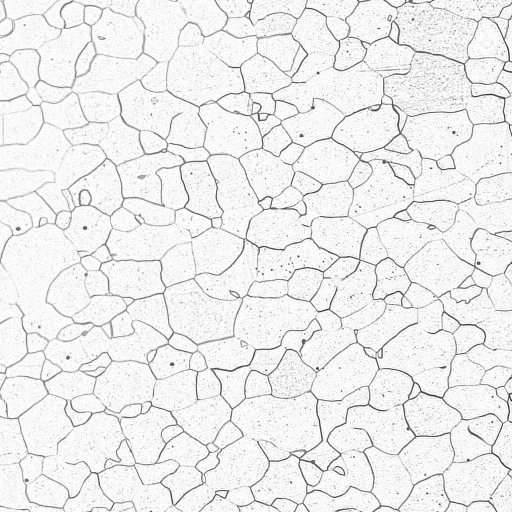
#> input picture dataset/test/image/4.png, 1024 x 1024 px (shown at 1/2 size)
$ jupyter execute --allow-errors matsam_segmentation_example.ipynb   (older library calls are emulated)
#> lines starting #> are read from the running program, lines starting #| are printed output that depends on the picture; after the words box and inside, x2 and y2 are one past the last pixel; in counts of white or black regions, pixels touching at a corner belong together
### utils/prompt_generator.py
import cv2
import numpy as np
from .metrics import PostPrecess


class PromptGenerator(object):
    def __init__(self, image, layers=0, scales=3, n_per_side_base=32, method_type=1):
        self.image = image
        self.layers = layers
        self.scales = scales
        self.n_per_side_base = n_per_side_base
        self.method_type = method_type  # 1 Canny pre segmentation, 2 OTSU pre segmentation
        self.points_layers = []  # prompt points layer

    def generate_prompt_points(self):
        center_res = []
        np_center_res = []

        # generate region-aware prompt points using traditional segmentation methods
        if self.method_type == 1:
            dst = cv2.Canny(self.image, 80, 130)
            canny_img = PostPrecess.remove_small_objects(dst, min_size=15)
            canny_img = PostPrecess.dilation(np.uint8(canny_img > 0) * 255, square=5)
            contours, hierarchy = cv2.findContours(canny_img, cv2.RETR_TREE, cv2.CHAIN_APPROX_TC89_KCOS)
        elif self.method_type == 2:
            image_gray = cv2.cvtColor(self.image, cv2.COLOR_BGR2GRAY)
            blurred = cv2.GaussianBlur(image_gray, (5, 5), 0)
            _, otsu_image = cv2.threshold(blurred, 50, 225, cv2.THRESH_BINARY + cv2.THRESH_OTSU)
            contours, hierarchy = cv2.findContours(otsu_image, cv2.RETR_TREE, cv2.CHAIN_APPROX_TC89_KCOS)

        # find contour extraction centroid points based on threshold segmentation
        for n, item1 in enumerate(contours):
            M = cv2.moments(item1)
            if M["m00"] != 0:
                cX = M["m10"] / M["m00"] / self.image.shape[0]
                cY = M["m01"] / M["m00"] / self.image.shape[1]
                np_center_res.append([cX, cY])
        center_res.append(np.array(np_center_res))

        # automatically adjust the number of grid points based on regional perception point density
        # use only on images with overly dense prompts, to improve model computational efficiency and reduce redundant operations
        # self.n_per_side_base -= int(self.image.shape[0] * self.image.shape[1] / len(center_res[0]))

        # add grid points
        for i in range(self.layers + 1):
            n_per_side = int(self.n_per_side_base / (self.scales ** i))
            offset = 1 / (2 * n_per_side)
            points_one_side = np.linspace(offset, 1 - offset, n_per_side)
            points_x = np.tile(points_one_side[None, :], (n_per_side, 1))
            points_y = np.tile(points_one_side[:, None], (1, n_per_side))
            points = np.stack([points_x, points_y], axis=-1).reshape(-1, 2)
            if len(center_res[0]) > 0:  # prevent missing centroid points
                points = np.concatenate((points, np.array(np_center_res)), 0)
            self.points_layers.append(points)

        return self.points_layers

### utils/metrics.py
import scipy.sparse as sparse
import numpy as np
import matplotlib.pyplot as plt
import cv2
import os
from skimage import morphology, measure
from skimage.measure import label
from PIL import Image
import time
from natsort import ns, natsorted
import csv
import math
import gala.evaluate as ev
from typing import Tuple


# 后处理方法
class PostPrecess(object):
    """
        Image post-processing, including:
        1. Rescale to reshape dimensions
        2. Remove_small objects removing small connected domains
        3. Skeletonize
        4. Dilation expansion
        5. Erosion corrosion
    """

    def __init__(self, dir_path):
        self.dir_path = dir_path

    # [25 lines left out: functions rescale, resize, not called in this run]

    @staticmethod
    def remove_small_objects(image: np.ndarray, min_size=50, connectivity=2) -> np.ndarray:
        """ remove small objects """
        return morphology.remove_small_objects(label(image), min_size=min_size, connectivity=connectivity)

    # [4 lines left out: function skeletonize, not called in this run]

    @staticmethod
    def dilation(image: np.ndarray, square=3) -> np.ndarray:
        """ dilation """
        return morphology.dilation(image, morphology.square(square))

    # [61 lines left out: functions erosion, remove_small_holes, threshold, contingency_table, rand_values, adj_rand_index and 1 more, not called in this run]


class Metric(object):
    def __init__(self):
        pass

    # [88 lines left out: functions get_iou, get_dice, get_ari, get_vi, get_F1, get_recall, not called in this run]

### notebooks/matsam_segmentation_example.ipynb
[cell 1]
import cv2
import os
import csv
import time
import math
import torch
import numpy as np
import gala.evaluate as ev
import scipy.sparse as sparse
import matplotlib.pyplot as plt

from PIL import Image
from natsort import ns, natsorted
from skimage import morphology, measure
from skimage.measure import label

from utils.metrics import *
from utils.show_ann import show_anns

#> (the rest of this cell did not finish here and is left out)

[cell 2]
"""
    Load model
"""
sam_checkpoint = "../checkpoints/sam_vit_h_4b8939.pth"
model_type = "vit_h"  # use ViT-H pretrained model

device = "cuda"

#> (the rest of this cell did not finish here and is left out)

[cell 3]
"""
    Image path
"""
image_path = "../dataset/test/image/4.png"
label_path = "../dataset/test/label/4.png"

[cell 4]
"""
    Load image
"""
image = cv2.imread(image_path)
#> image is the input picture: shape (1024, 1024, 3); min 25, max 255, mean 237.9
label_image = cv2.imread(label_path, 0)
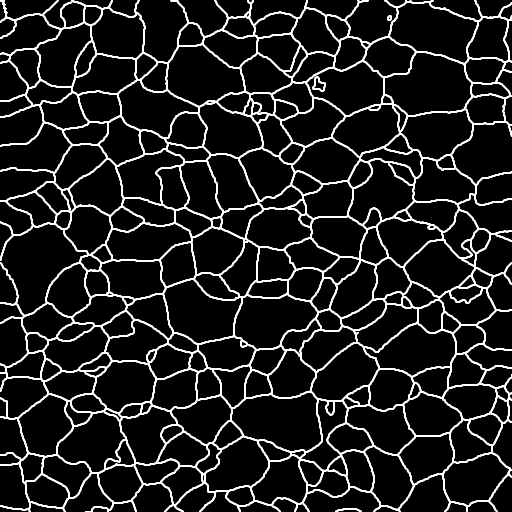
#> input picture dataset/test/label/4.png, 1024 x 1024 px (shown at 1/2 size)
#> label_image: shape (1024, 1024); 9.9% white; 4 white regions, box (x1, y1, x2, y2) and area: (0, 0, 1024, 1024) 103260, (624, 152, 651, 183) 289, (670, 1016, 724, 1024) 180, (774, 30, 783, 41) 77

[cell 5]
"""
    Origin image and label visualization
"""

fig, axes = plt.subplots(1, 2, figsize=(12, 6))
axes[0].imshow(image, cmap="gray")
axes[0].axis('off')
axes[1].imshow(label_image, cmap="gray")
axes[1].axis('off')
plt.show()
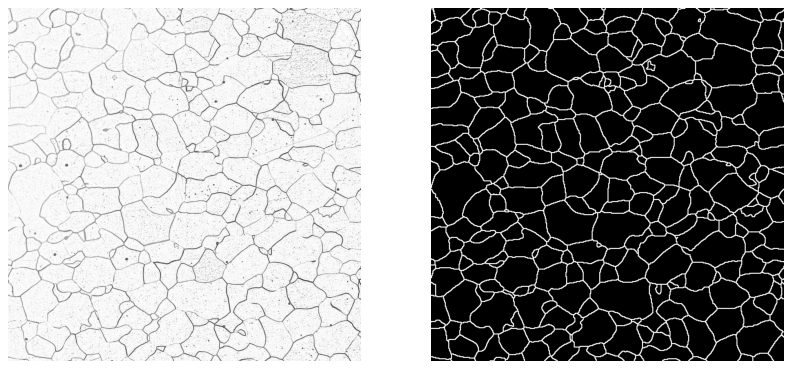
#> figure drawn by matplotlib, 2 panels

[cell 6]
"""
    Define params
"""
# model iteration layers
layers = 0

# crop points downscale factor
scales = 3

# number of points per side
n_per_side_base = 32

# 1 Canny pre segmentation, 2 OTSU pre segmentation
method_type = 1
# method_type = 2

# predict IoU threshold
pred_iou_thresh = 0.90

# inner boxes filter NMS threshold
box_nms_thresh = 0.80

# all boxes filter NMS threshold
crop_nms_thresh = 0.80

[cell 7]
"""
    Load model
"""
from utils.prompt_generator import PromptGenerator

image = cv2.cvtColor(image, cv2.COLOR_BGR2RGB)

# generate prompt points
prompter = PromptGenerator(image, layers, scales, n_per_side_base, method_type)
points_layers = prompter.generate_prompt_points()
#> in generate_prompt_points, `dst = cv2.Canny(self.image, 80, 130)`:
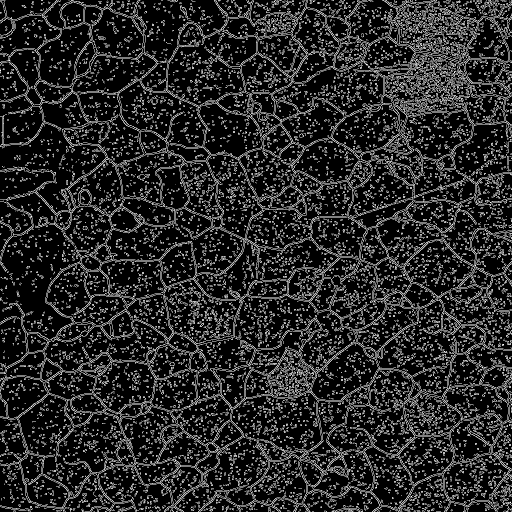
#> dst: shape (1024, 1024) (shown at 1/2 size); 16.1% white in thin lines or dots
#> in remove_small_objects, `return morphology.remove_small_objects(label(image), min_size=min_size..`:
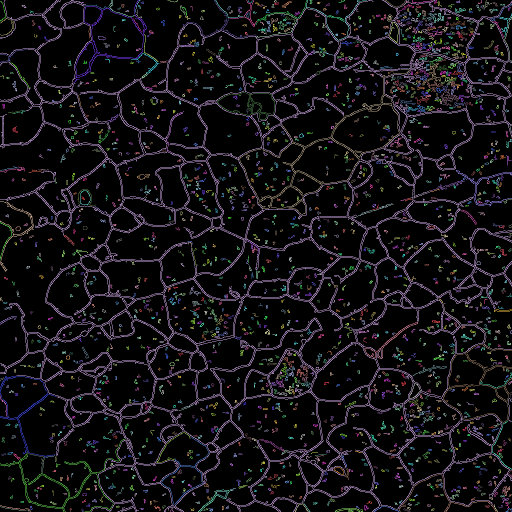
#> returned value: shape (1024, 1024) int64 (shown at 1/2 size); 1777 distinct labels, from 0 to 10278; one colour per label, 0 black
#> in dilation, `return morphology.dilation(image, morphology.square(square))`:
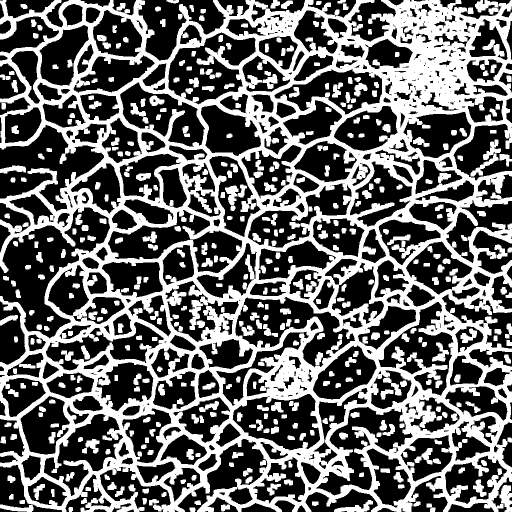
#> returned value: shape (1024, 1024) (shown at 1/2 size); 40.5% white; 445 white regions
#> in generate_prompt_points, `contours, hierarchy = cv2.findContours(canny_img, cv2.RETR_TREE, cv2.C..`: contours = 989 contours, 262 with area under 20; largest, box (x1, y1, x2, y2) and area: (0, 0, 1024, 1024) 883584, (470, 593, 710, 736) 16097, (215, 419, 485, 547) 15179, (336, 65, 512, 210) 14986, (464, 787, 641, 901) 13660
#> the loop in generate_prompt_points, `for n, item1 in enumerate(contours):` made 989 passes
#> (cX, cY) on passes 1 to 12: (0.376, 0.995), (0.138, 0.995), (0.439, 0.991), (0.0343, 0.993), (0.841, 0.991), (0.814, 0.984), (0.615, 0.983), (0.386, 0.982), (0.694, 0.992), (0.0432, 0.98), (0.299, 0.98), (0.282, 0.978)
#> cX on pass 101: 0.674
#> after the loop in generate_prompt_points, `for n, item1 in enumerate(contours):`: np_center_res = 799 pairs, first value 0.00487 to 0.995, second value 0.00275 to 0.995
#> after the loop in generate_prompt_points, `for i in range(self.layers + 1):`: self.points_layers = 1 point arrays, longest 1823 points
#> points_layers = 1 point arrays, longest 1823 points

#> (the rest of this cell did not finish here and is left out)
